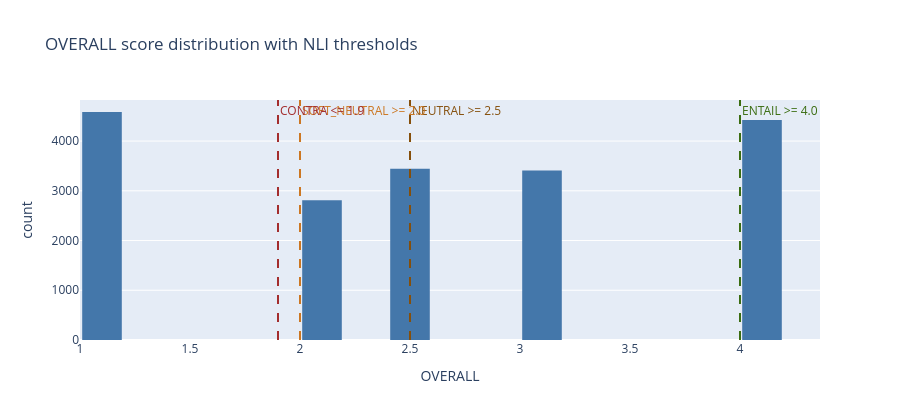

Notebook source saved alongside this figure:
### Markdown cell above
## Cell 3 · OVERALL distribution

### Code cell
print('Unique OVERALL values:', sorted(df['OVERALL'].unique()))
print(f'mean={df["OVERALL"].mean():.3f}  std={df["OVERALL"].std():.3f}')

fig = px.histogram(df, x='OVERALL', nbins=20,
    title='OVERALL score distribution with NLI thresholds',
    color_discrete_sequence=['#4477aa'])
for x_val, lbl, clr in [
    (4.0,'ENTAIL >= 4.0','#3B6D11'),
    (2.5,'NEUTRAL >= 2.5','#854F0B'),
    (2.0,'SOFT_NEUTRAL >= 2.0','#CC7722'),
    (1.9,'CONTRA <= 1.9','#A32D2D')]:
    fig.add_vline(x=x_val, line_dash='dash', line_color=clr,
                  annotation_text=lbl, annotation_position='top right',
                  annotation_font_color=clr)
fig.update_layout(bargap=0.1, height=420)
fig.show()

### Figure 1 — Plotly figure (JSON) as saved in the notebook; plotly's stock layout.template omitted (floating-point values rounded to 4 significant figures; data arrays with more than 128 entries replaced by an {"elided": "..."} marker saying what was removed)
{"data": [{"bingroup": "x", "hovertemplate": "OVERALL=%{x}<br>count=%{y}<extra></extra>", "legendgroup": "", "marker": {"color": "#4477aa", "pattern": {"shape": ""}}, "name": "", "nbinsx": 20, "orientation": "v", "showlegend": false, "type": "histogram", "x": {"elided": "18667 float values"}, "xaxis": "x", "yaxis": "y"}], "layout": {"annotations": [{"font": {"color": "#3B6D11"}, "showarrow": false, "text": "ENTAIL >= 4.0", "x": 4, "xanchor": "left", "xref": "x", "y": 1, "yanchor": "top", "yref": "y domain"}, {"font": {"color": "#854F0B"}, "showarrow": false, "text": "NEUTRAL >= 2.5", "x": 2.5, "xanchor": "left", "xref": "x", "y": 1, "yanchor": "top", "yref": "y domain"}, {"font": {"color": "#CC7722"}, "showarrow": false, "text": "SOFT_NEUTRAL >= 2.0", "x": 2, "xanchor": "left", "xref": "x", "y": 1, "yanchor": "top", "yref": "y domain"}, {"font": {"color": "#A32D2D"}, "showarrow": false, "text": "CONTRA <= 1.9", "x": 1.9, "xanchor": "left", "xref": "x", "y": 1, "yanchor": "top", "yref": "y domain"}], "bargap": 0.1, "barmode": "relative", "height": 420, "legend": {"tracegroupgap": 0}, "shapes": [{"line": {"color": "#3B6D11", "dash": "dash"}, "type": "line", "x0": 4, "x1": 4, "xref": "x", "y0": 0, "y1": 1, "yref": "y domain"}, {"line": {"color": "#854F0B", "dash": "dash"}, "type": "line", "x0": 2.5, "x1": 2.5, "xref": "x", "y0": 0, "y1": 1, "yref": "y domain"}, {"line": {"color": "#CC7722", "dash": "dash"}, "type": "line", "x0": 2, "x1": 2, "xref": "x", "y0": 0, "y1": 1, "yref": "y domain"}, {"line": {"color": "#A32D2D", "dash": "dash"}, "type": "line", "x0": 1.9, "x1": 1.9, "xref": "x", "y0": 0, "y1": 1, "yref": "y domain"}], "title": {"text": "OVERALL score distribution with NLI thresholds"}, "xaxis": {"anchor": "y", "domain": [0, 1], "title": {"text": "OVERALL"}}, "yaxis": {"anchor": "x", "domain": [0, 1], "title": {"text": "count"}}}}
